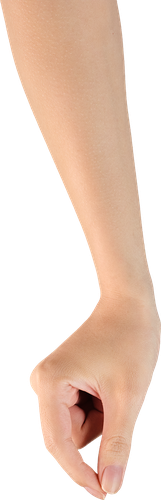
#> input picture romfs/gfx/hands/pick_close_0.png, 161 x 500 px
$ python -i build_items.py   (imports and definitions only)
#> lines starting #> are read from the running program, lines starting #| are printed output that depends on the picture
#!/usr/bin/env python3
"""Pictures and colours for the Mii items (clothes, outfit sets, pocket goods).

The WebUI shows each item with its render from the ltdimages/images repository
on GitHub (one PNG per colour: <asset>_00.png, _01.png, ...). The console has
no network to count on, so this makes, once:

  romfs/items/<asset>.png   a small picture of each item (its first colour),
  include/item_art_data.h   for each item: its picture, and the real colour of
                            each of its colour variants, for the colour dots.

A variant's colour is measured where the variants differ (the same render in
each colour, so the pixels that change are the fabric that is dyed); a
one-colour item takes its largest area of colour.

    python tools/assets/build_items.py [--cache DIR] [--jobs 16]

The downloads (about 240 MB) are kept in the cache folder, which defaults to
assetsfromthegametouseinthetomotoolnxapp/ltdimages (ignored by git).
"""
import argparse
import concurrent.futures as cf
import io
import json
import os
import re
import sys
import urllib.request

from PIL import Image

ROOT = os.path.dirname(os.path.dirname(os.path.dirname(os.path.abspath(__file__))))
RAW = "https://raw.githubusercontent.com/ltdimages/images/main/"
TREE = "https://api.github.com/repos/ltdimages/images/git/trees/main?recursive=1"
THUMB = 56          # px, the longest side of a picture in the app
UA = {"User-Agent": "tomotoolnx-build"}


# [11 lines left out: functions webui_map, c_items, not called in this run]


def ssl_context():
    """Python's own certificate store is empty on some Windows setups: use
    certifi's when it is installed."""
    import ssl
    try:
        import certifi
        return ssl.create_default_context(cafile=certifi.where())
    except ImportError:
        return ssl.create_default_context()


# [1 line that did not run here, left out]


# [11 lines left out: function fetch, not called in this run]


def opaque_pixels(im):
    im = im.convert("RGBA")
    im.thumbnail((96, 96), Image.LANCZOS)
    return im


def largest_colour(im):
    """The colour covering most of the item (8 levels a channel, then averaged)."""
    px = [p for p in opaque_pixels(im).getdata() if p[3] > 200]
    if not px:
        return (128, 128, 128)
    bins = {}
    for r, g, b, a in px:
        k = (r >> 5, g >> 5, b >> 5)
        e = bins.setdefault(k, [0, 0, 0, 0])
        e[0] += r; e[1] += g; e[2] += b; e[3] += 1
    e = max(bins.values(), key=lambda v: v[3])
    return (e[0] // e[3], e[1] // e[3], e[2] // e[3])


# [138 lines left out: functions variant_colours, thumbnail, main, not called in this run]


# [2 lines not run here, left out]

>>> from PIL import Image
>>> picture = Image.open('../../romfs/gfx/hands/pick_close_0.png')
#> picture is the input picture: PIL image 161x500 RGBA; mean R, G, B, A 118.7, 93.8, 78.6, 132.3
>>> result = largest_colour(picture)
#> in opaque_pixels, `im.thumbnail((96, 96), Image.LANCZOS)`:
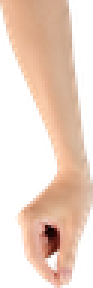
#> im: PIL image 31x96 RGBA (shown 3 times larger); mean R, G, B, A 138, 109.5, 91.6, 132.3; transparent parts drawn white
#> in largest_colour, `px = [p for p in opaque_pixels(im).getdata() if p[3] > 200]`: px = 1482 items, first 6: (232, 185, 155, 227), (237, 186, 156, 255), (234, 184, 152, 253), (232, 180, 147, 254), (228, 174, 141, 254), (224, 171, 136, 254)
#> the loop in largest_colour, `for r, g, b, a in px:` made 1482 passes
#> (r, g, b, a, k) on passes 1 to 3: (232, 185, 155, 227, (7, 5, 4)), (237, 186, 156, 255, (7, 5, 4)), (234, 184, 152, 253, (7, 5, 4))
#> result = (213, 172, 143)

$ run again, on romfs/gfx/hands/pick_close_2.png
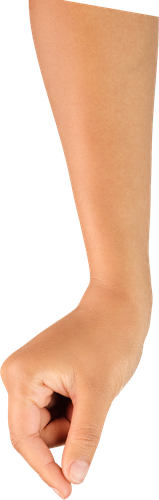
#> input picture romfs/gfx/hands/pick_close_2.png, 159 x 500 px
#> picture is the input picture: PIL image 159x500 RGBA; mean R, G, B, A 131.4, 94, 70, 143.5
#> in opaque_pixels, `im.thumbnail((96, 96), Image.LANCZOS)`:
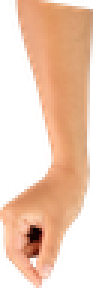
#> im: PIL image 31x96 RGBA (shown 3 times larger); mean R, G, B, A 146.9, 105.2, 78.2, 143.5; transparent parts drawn white
#> px = 1607 items, first 6: (234, 155, 113, 255), (227, 156, 116, 251), (229, 158, 121, 255), (230, 159, 120, 255), (230, 159, 117, 255), (229, 155, 112, 255)
#> the loop in largest_colour, `for r, g, b, a in px:` made 1607 passes
#> (r, g, b, a, k) on passes 1 to 3: (234, 155, 113, 255, (7, 4, 3)), (227, 156, 116, 251, (7, 4, 3)), (229, 158, 121, 255, (7, 4, 3))
#> result = (240, 176, 138)

$ run again, on romfs/gfx/hands/pick_close_4.png
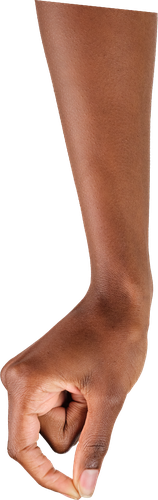
#> input picture romfs/gfx/hands/pick_close_4.png, 158 x 500 px
#> picture is the input picture: PIL image 158x500 RGBA; mean R, G, B, A 95.9, 60.3, 46.1, 142.4
#> in opaque_pixels, `im.thumbnail((96, 96), Image.LANCZOS)`:
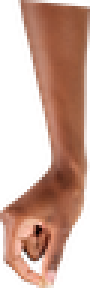
#> im: PIL image 30x96 RGBA (shown 3 times larger); mean R, G, B, A 107.7, 67.9, 52.2, 142.3; transparent parts drawn white
#> px = 1530 items, first 6: (157, 102, 82, 240), (162, 107, 89, 209), (156, 100, 80, 255), (165, 109, 89, 255), (172, 116, 96, 255), (174, 117, 97, 255)
#> the loop in largest_colour, `for r, g, b, a in px:` made 1530 passes
#> (r, g, b, a, k) on passes 1 to 3: (157, 102, 82, 240, (4, 3, 2)), (162, 107, 89, 209, (5, 3, 2)), (156, 100, 80, 255, (4, 3, 2))
#> result = (147, 83, 57)
